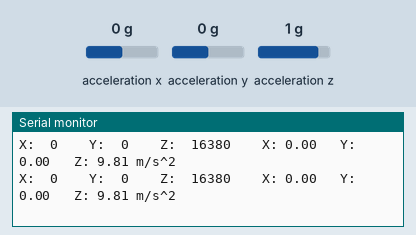
Simulated run of this sketch. Board: Arduino Uno, built with avr-gcc and run on an emulated ATmega328P. Shown: the last lines printed to the serial monitor. The test bench sets the inputs (shaded band); at power-on: acceleration x 0 g, acceleration z 1 g, acceleration y 0 g.

Above: at 1.2 s.
1.3 s: acceleration x set to -1.4 g
At 1.62 s:
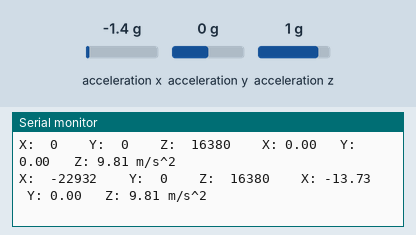
2.8 s: acceleration z set to 0 g
At 2.85 s:
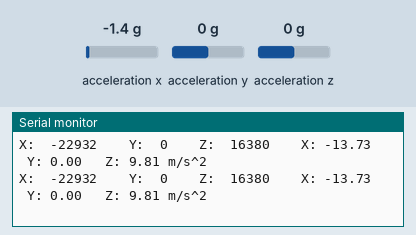
5.8 s: acceleration x set to 0 g
At 5.9 s:
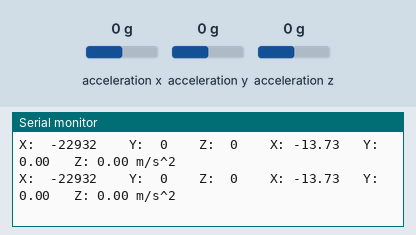
8.8 s: acceleration y set to -1.4 g
At 8.95 s:
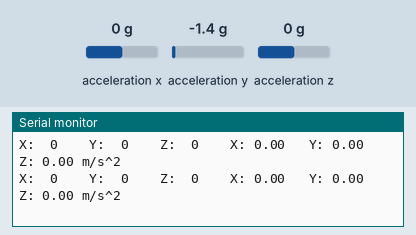
10.3 s: acceleration y set to 0 g
At 10.37 s:
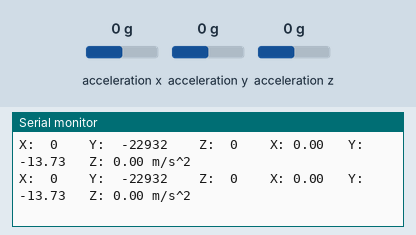

Measured:
- after the input at 1.3 s, the serial monitor: prints a new line after 0.16 s (image 1)

The sketch:

LIS3DHacceldemo.ino
```cpp
/*
 * Basic Example GPS for RAK811 Tracker Board
 * Basic demo for accelerometer readings from Adafruit LIS3DH
 * Arduino Core: https://github.com/sabas1080/Arduino_Core_STM32
 * Autor: Andrés Sabas
 * Date: 17 March 2018
 * for Electronic Cats @ https://electroniccats.com
 */

#include <Wire.h>
#include <Adafruit_LIS3DH.h>
#include <Adafruit_Sensor.h>

// I2C
Adafruit_LIS3DH lis = Adafruit_LIS3DH();

void setup(void) {

  Serial.begin(9600);
  Serial.println("LIS3DH test!");

  if (! lis.begin(0x19)) {   // change this to 0x19 for alternative i2c address
    Serial.println("Couldnt start");
    while (1);
  }
  Serial.println("LIS3DH found!");

  lis.setRange(LIS3DH_RANGE_4_G);   // 2, 4, 8 or 16 G!

  Serial.print("Range = "); Serial.print(2 << lis.getRange());
  Serial.println("G");
}

void loop() {
  lis.read();      // get X Y and Z data at once
  // Then print out the raw data
  Serial.print("X:  "); Serial.print(lis.x);
  Serial.print("  \tY:  "); Serial.print(lis.y);
  Serial.print("  \tZ:  "); Serial.print(lis.z);

  /* Or....get a new sensor event, normalized */
  sensors_event_t event;
  lis.getEvent(&event);

  /* Display the results (acceleration is measured in m/s^2) */
  Serial.print("\t\tX: "); Serial.print(event.acceleration.x);
  Serial.print(" \tY: "); Serial.print(event.acceleration.y);
  Serial.print(" \tZ: "); Serial.print(event.acceleration.z);
  Serial.println(" m/s^2 ");

  Serial.println();

  delay(200);
}
```
